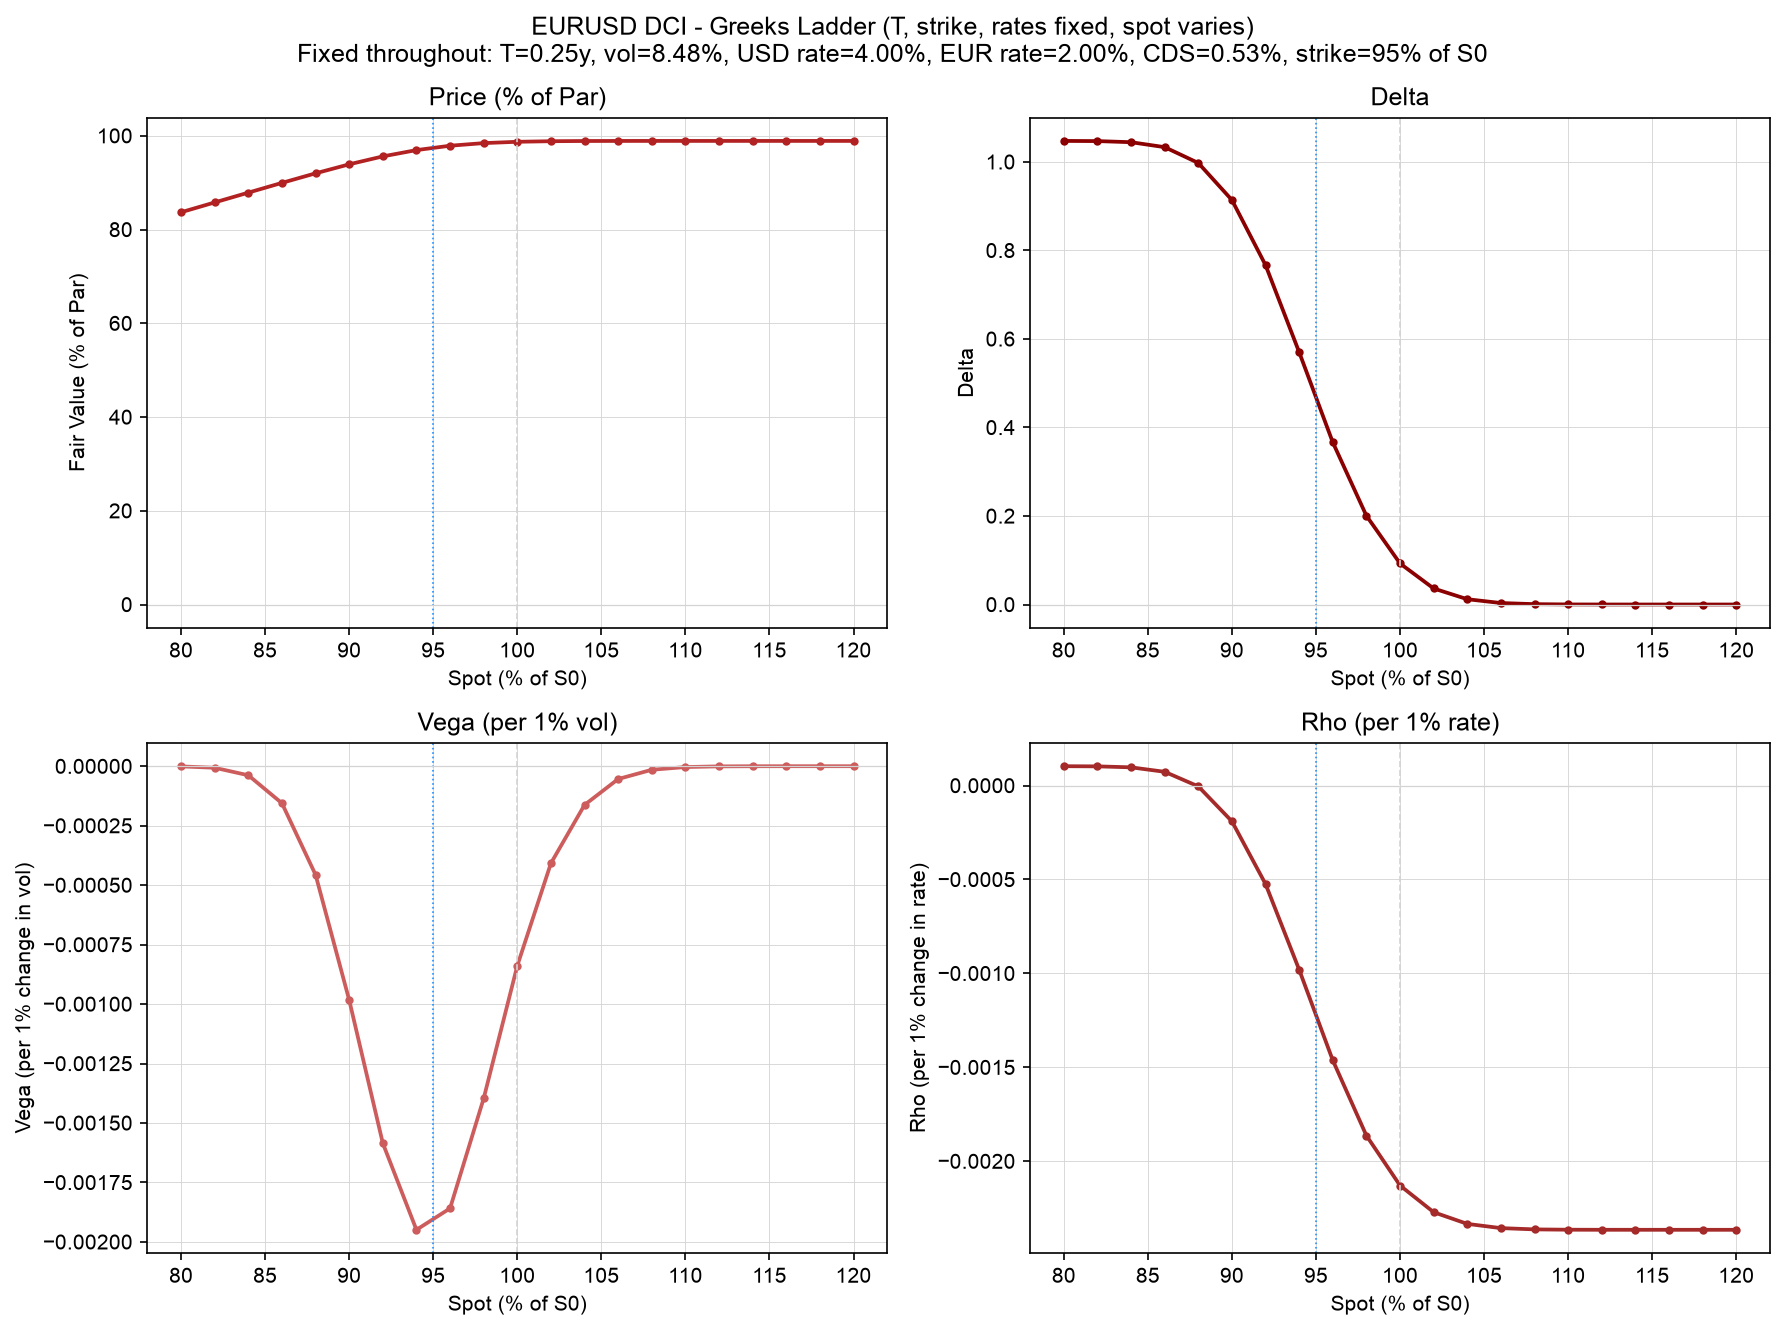

Write Python code to recreate this figure.
import os

import numpy as np
import pandas as pd
import matplotlib.pyplot as plt
import QuantLib as ql

plt.rcParams["font.family"] = "Arial"

SCRIPT_DIR = os.path.dirname(os.path.abspath(__file__))
OUTPUT_PNG = os.path.join(SCRIPT_DIR, os.path.splitext(os.path.basename(__file__))[0] + ".png")

# --- Same product terms as "DCI.py" in this folder ---
STRIKE = 0.95
DEPOSIT_CCY = "USD"
ALT_CCY = "EUR"
DEPOSIT_RATE = 0.04
ALT_RATE = 0.02
ISSUER_CDS_SPREAD = 0.005308

ENTRY_DATE = "2025-01-02"
TENOR = 0.25

# T, strike and rates are fixed constants throughout this whole analysis -
# the only thing that varies below is spot. Vol is also held at its
# inception (realized) value for every row.
SPOT_SCENARIO_RANGE = np.arange(0.80, 1.21, 0.02)  # 80% to 120% of S0, in 2pt steps


def fetch_fx_path(deposit_ccy, alt_ccy, entry_date, years=TENOR):
    """S = DEPOSIT amount per 1 ALT unit. See DCI.py in this folder for the
    Yahoo Finance ticker-convention verification."""
    ticker = f"{alt_ccy}{deposit_ccy}=X"
    start = pd.Timestamp(entry_date)
    end = start + pd.Timedelta(days=round(years * 365.25))

    try:
        import yfinance as yf
        data = yf.download(ticker, start=start, end=end, progress=False, auto_adjust=False)
        if data is None or data.empty:
            raise RuntimeError("empty response")
        close = data["Close"]
        if isinstance(close, pd.DataFrame):
            close = close.iloc[:, 0]
        series = close.dropna()
    except Exception as exc:
        raise RuntimeError(
            f"Could not fetch {ticker} from yfinance ({exc}) - check that {deposit_ccy}/{alt_ccy} "
            f"is a valid, listed FX pair.")

    if series.empty:
        raise RuntimeError(f"No data returned for {ticker}")
    return series


def realized_annualized_vol(path):
    log_returns = np.log(path / path.shift(1)).dropna()
    return log_returns.std() * np.sqrt(252)


def zcb_price_and_greeks(principal, T_remaining, funding_rate):
    discount = (1 + funding_rate) ** T_remaining
    price = principal / discount
    rho = -T_remaining * price / (1 + funding_rate)
    theta = price * np.log(1 + funding_rate)
    return {"price": price, "rho": rho, "theta": theta}


def _quantlib_process(S, r, q, sigma, today):
    calendar = ql.NullCalendar()
    day_count = ql.Actual365Fixed()
    spot = ql.QuoteHandle(ql.SimpleQuote(S))
    rf_ts = ql.YieldTermStructureHandle(ql.FlatForward(today, r, day_count, ql.Continuous, ql.Annual))
    div_ts = ql.YieldTermStructureHandle(ql.FlatForward(today, q, day_count, ql.Continuous, ql.Annual))
    vol_ts = ql.BlackVolTermStructureHandle(ql.BlackConstantVol(today, calendar, sigma, day_count))
    return ql.BlackScholesMertonProcess(spot, div_ts, rf_ts, vol_ts)


def black_scholes_put(S, K, T, r, sigma, q=0.0):
    """Plain European put via QuantLib's AnalyticEuropeanEngine. With q set
    to the ALT currency's own short rate, this process IS Garman-Kohlhagen -
    see DCI.py in this folder."""
    if T <= 0:
        intrinsic = max(K - S, 0.0)
        delta = -1.0 if S < K else 0.0
        return {"price": intrinsic, "delta": delta, "vega": 0.0, "rho": 0.0, "theta": 0.0}

    today = ql.Date(1, 1, 2000)
    ql.Settings.instance().evaluationDate = today
    process = _quantlib_process(S, r, q, sigma, today)

    days = max(int(round(T * 365.25)), 1)
    exercise = ql.EuropeanExercise(today + ql.Period(days, ql.Days))
    payoff = ql.PlainVanillaPayoff(ql.Option.Put, K)
    option = ql.VanillaOption(payoff, exercise)
    option.setPricingEngine(ql.AnalyticEuropeanEngine(process))

    return {
        "price": option.NPV(), "delta": option.delta(), "vega": option.vega(),
        "rho": option.rho(), "theta": option.theta(),
    }


def dci_mtm(S, S0, T_remaining, sigma, r=DEPOSIT_RATE, alt_rate=ALT_RATE, credit_spread=ISSUER_CDS_SPREAD):
    zcb = zcb_price_and_greeks(S0, T_remaining, r + credit_spread)
    put = black_scholes_put(S, STRIKE * S0, T_remaining, r, sigma, alt_rate)
    put_quantity = 1.0 / STRIKE

    return {
        "price": zcb["price"] - put_quantity * put["price"],
        "delta": -put_quantity * put["delta"],
        "vega": -put_quantity * put["vega"],
        "rho": zcb["rho"] - put_quantity * put["rho"],
        "theta": zcb["theta"] - put_quantity * put["theta"],
    }


# ---------------------------------------------------------------------------
# GREEKS LADDER - see the Reverse Convertible's Greek Sensitivity.py for the
# full rationale. T, strike and rates are held constant; only spot varies.
# Theta is excluded since T never moves in this analysis.
# ---------------------------------------------------------------------------

def greek_sensitivity_table(S0, T, sigma, r=DEPOSIT_RATE, alt_rate=ALT_RATE, spot_multiples=SPOT_SCENARIO_RANGE):
    rows = []
    for multiple in spot_multiples:
        S = multiple * S0
        g = dci_mtm(S, S0, T, sigma, r, alt_rate)
        rows.append({
            "Spot (% of S0)": multiple * 100,
            "Price (% of Par)": g["price"] / S0 * 100,
            "Delta": g["delta"],
            "Vega (per 1% vol)": g["vega"] / S0 * 0.01,
            "Rho (per 1% rate)": g["rho"] / S0 * 0.01,
        })
    return pd.DataFrame(rows)


def plot_greek_sensitivity(table, S0, T, sigma, r, pair_label):
    fig, axes = plt.subplots(2, 2, figsize=(12, 9))
    spot = table["Spot (% of S0)"]

    panels = [
        ("Price (% of Par)", "Fair Value (% of Par)", "firebrick"),
        ("Delta", "Delta", "darkred"),
        ("Vega (per 1% vol)", "Vega (per 1% change in vol)", "indianred"),
        ("Rho (per 1% rate)", "Rho (per 1% change in rate)", "brown"),
    ]

    for ax, (col, ylabel, color) in zip(axes.flat, panels):
        ax.plot(spot, table[col], color=color, linewidth=1.8, marker="o", markersize=3)
        ax.axvline(100, color="lightgrey", linewidth=0.8, linestyle="dashed")
        ax.axvline(STRIKE * 100, color="dodgerblue", linewidth=0.8, linestyle="dotted")
        ax.axhline(0, color="lightgrey", linewidth=0.6)
        ax.grid(True, color="lightgrey", linewidth=0.4)
        ax.set_xlabel("Spot (% of S0)")
        ax.set_ylabel(ylabel)
        ax.set_title(col)

    fig.suptitle(
        f"{pair_label} DCI - Greeks Ladder (T, strike, rates fixed, spot varies)\n"
        f"Fixed throughout: T={T}y, vol={sigma:.2%}, {DEPOSIT_CCY} rate={r:.2%}, {ALT_CCY} rate={ALT_RATE:.2%}, "
        f"CDS={ISSUER_CDS_SPREAD:.2%}, strike={STRIKE:.0%} of S0"
    )
    plt.tight_layout()
    plt.savefig(OUTPUT_PNG, dpi=150, bbox_inches="tight")
    print(f"\nChart saved to {OUTPUT_PNG}")
    plt.close()


if __name__ == "__main__":
    pair_label = f"{ALT_CCY}{DEPOSIT_CCY}"
    print("Greeks Ladder - Dual Currency Investment")
    print("=" * 60)
    print("This is NOT a new backtest and does not use the historical path.")
    print("It reuses the same entry conditions as the main backtest script,")
    print("then holds T, strike and rates all fixed and varies ONLY spot, so")
    print("each Greek's value at a given spot level tells you directly how")
    print("much MTM moves for a 1-unit change in that variable at that spot.")
    print("Theta is excluded since T never varies in this analysis.\n")

    print(f"Fetching {pair_label} entry level for {ENTRY_DATE}...")
    path = fetch_fx_path(DEPOSIT_CCY, ALT_CCY, ENTRY_DATE)
    S0 = float(path.iloc[0])
    entry_vol = realized_annualized_vol(path)

    print(f"\nFixed throughout (only spot varies below):")
    print(f"  Pair:            {pair_label} (S = {DEPOSIT_CCY} per 1 {ALT_CCY})")
    print(f"  Entry Date:      {ENTRY_DATE}")
    print(f"  S0 (spot):       {S0:.4f}")
    print(f"  Strike:          {STRIKE:.0%} of S0")
    print(f"  Tenor (T):       {TENOR} year(s)")
    print(f"  Vol (sigma):     {entry_vol:.2%}  (realized historical vol of {pair_label})")
    print(f"  {DEPOSIT_CCY} rate:       {DEPOSIT_RATE:.2%}")
    print(f"  {ALT_CCY} rate:       {ALT_RATE:.2%}")
    print(f"  Issuer CDS:      {ISSUER_CDS_SPREAD:.2%}")

    sensitivity = greek_sensitivity_table(S0, TENOR, entry_vol, DEPOSIT_RATE, ALT_RATE)
    print(f"\nGreeks Ladder (QuantLib closed-form Garman-Kohlhagen for the put, closed-form for the")
    print(f"deposit leg - both exact, not finite-difference):")
    print(sensitivity.to_string(index=False, float_format=lambda x: f"{x:,.4f}"))

    plot_greek_sensitivity(sensitivity, S0, TENOR, entry_vol, DEPOSIT_RATE, pair_label)
